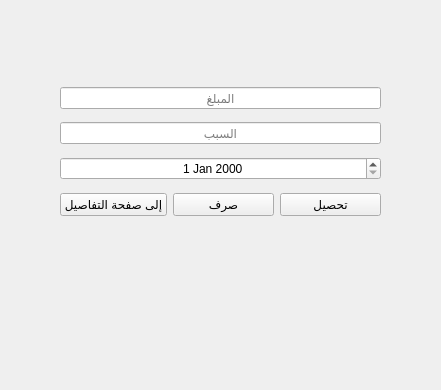
<?xml version="1.0" encoding="UTF-8"?>
<ui version="4.0">
 <class>Form</class>
 <widget class="QWidget" name="Form">
  <property name="geometry">
   <rect>
    <x>0</x>
    <y>0</y>
    <width>441</width>
    <height>390</height>
   </rect>
  </property>
  <property name="windowTitle">
   <string>Form</string>
  </property>
  <widget class="QWidget" name="verticalLayoutWidget">
   <property name="geometry">
    <rect>
     <x>60</x>
     <y>80</y>
     <width>321</width>
     <height>144</height>
    </rect>
   </property>
   <layout class="QVBoxLayout" name="verticalLayout">
    <item>
     <widget class="QLineEdit" name="amount">
      <property name="alignment">
       <set>Qt::AlignCenter</set>
      </property>
      <property name="placeholderText">
       <string>المبلغ</string>
      </property>
     </widget>
    </item>
    <item>
     <widget class="QLineEdit" name="reason">
      <property name="alignment">
       <set>Qt::AlignCenter</set>
      </property>
      <property name="readOnly">
       <bool>false</bool>
      </property>
      <property name="placeholderText">
       <string>السبب</string>
      </property>
     </widget>
    </item>
    <item>
     <widget class="QDateEdit" name="date">
      <property name="alignment">
       <set>Qt::AlignCenter</set>
      </property>
     </widget>
    </item>
    <item>
     <layout class="QHBoxLayout" name="horizontalLayout">
      <item>
       <widget class="QPushButton" name="details">
        <property name="text">
         <string>إلى صفحة التفاصيل</string>
        </property>
       </widget>
      </item>
      <item>
       <widget class="QPushButton" name="spend">
        <property name="text">
         <string>صرف</string>
        </property>
       </widget>
      </item>
      <item>
       <widget class="QPushButton" name="get">
        <property name="text">
         <string>تحصيل</string>
        </property>
       </widget>
      </item>
     </layout>
    </item>
   </layout>
  </widget>
 </widget>
 <resources/>
 <connections/>
</ui>
